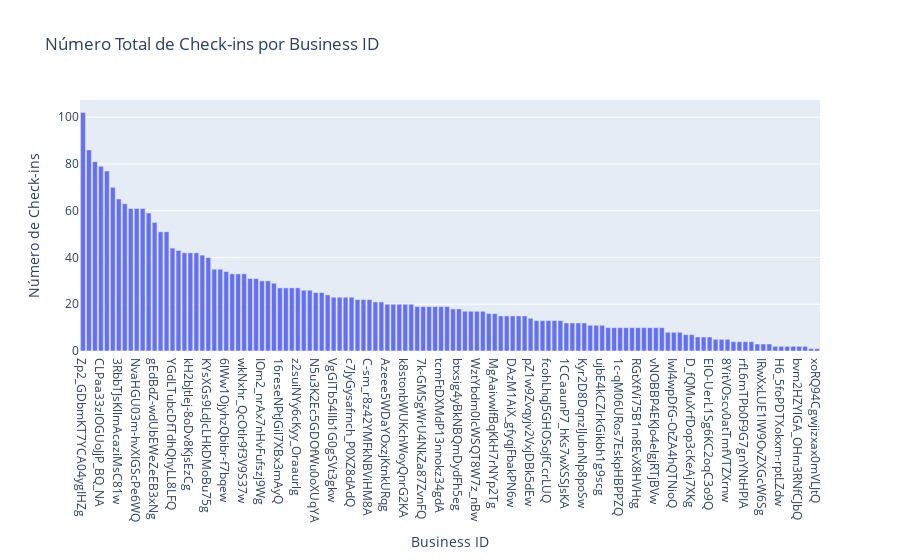

The cell this chart's notebook holds for it:
### Markdown cell above
Soponemos que debido al dolar, bajo el nivel de chekins, ya que era caro vacacionar en EEUU.

### Code cell
# Calcular el número total de check-ins por negocio
checkins_per_business = filtered_df.groupby('business_id')['date'].count().reset_index()

# Crear el gráfico interactivo de barras con Plotly
fig = px.bar(checkins_per_business, x='business_id', y='date', title='Número Total de Check-ins por Business ID')
fig.update_xaxes(categoryorder='total descending')  # Ordenar las barras por el total descendente
fig.update_layout(xaxis_title='Business ID', yaxis_title='Número de Check-ins')
fig.show()

### Figure 1 — Plotly figure (JSON) as saved in the notebook; plotly's stock layout.template omitted (floating-point values rounded to 4 significant figures)
{"data": [{"alignmentgroup": "True", "hovertemplate": "business_id=%{x}<br>date=%{y}<extra></extra>", "legendgroup": "", "marker": {"color": "#636efa", "pattern": {"shape": ""}}, "name": "", "offsetgroup": "", "orientation": "v", "showlegend": false, "textposition": "auto", "type": "bar", "x": ["--eBbs3HpZYIym5pEw8Qdw", "-Thb5brv1ARwIa0j5HHBeA", "-w-Y_iAwyFgaj-O4Sc9xvw", "16reseNPtJGil7XBx3mAyQ", "1CCaaunP7_hKs7wXSSJsKA", "1L295h7W__0Ofs3tIXjI-w", "1c-qM06URos7EskpHBPPZQ", "2GsqaQGFZfqjEU7nau7vfg", "2nNrr5KamJ3BodzqtOvMwg", "3-69Zp0UWQafow9ilWDjvA", "34XP8VKP7nzw3jnd0pWaPw", "3RbbTJsKllmAcaziMsC81w", "3SUtD_5ZVlb9iGqJNbKLiQ", "3WHcQlBTNA8aP0kVNR5MzQ", "3YWVle2IalnDWQ7TF_q29A", "4W38r716n6ZBajtzL66Jew", "5-ZJE7qEtgGzypWNs9ausA", "61LzSAq8Y26U3xnnxqqRPA", "6gDwEX2rOncUDQC75nu_pA", "6lWw1OjyhzQbibr-f7bqew", "6oP1vO91nKVG35VmM-fphQ", "7F4G6k_v3rB6kgGi_azx7A", "7YB0Vgi67h_dsxTI1ErVtA", "7b1Q94_vAlhoxalOB16bOg", "7k-GMSgWrU4NkZa87ZvnFQ", "87UBfiH8EftEL4SLzZcFFg", "8EnjHnmackxchmoQee99zw", "8GGpmSmCey7K6JP5eXJScg", "8N4moq96N16VxvlwSq4i5Q", "8YitVOscv0atTmfVTZXrnw", "8kj5wW4_4fRjRHBntfHTag", "8neVKoaCGlOJlW9dstnNzQ", "9glHMq7pkeH0mQ41LNuyIA", "ALqsok4gwNEVxL5GglXAEA", "Azeee5WDaYOxzjKtnkURqg", "By9Qq0NRFkE8Cb_m1lBh8g", "C-sm_r8z42YMFkNBViHM8A", "CLPaa33zlOGUoJjP_BQ_NA", "DAzM1AiX_gfyqjFbakPN6w", "D_fQMuXrfDop3cKeAj7XKg", "E6G59qYgnP4p8QmWz-fjWg", "ElO-UerL1Sg6KC2oqC3o9Q", "Gpf61fcPpeUgnG0aMEbhoQ", "GrApaWj9j6zFQmBMZetWjA", "GvgLd-yCE50BTyaW5yKwwQ", "H6_5foPDTXokxm-rptLZdw", "I39uvHCyLF4q2mkZAGu-lw", "ILCgMRAQP4Or5HVW4Qx9Xw", "IOm2_nrAx7nHvFufszj9Wg", "IRwXxLUE1lW9OvZXGcW6Sg", "IwI4wpDfG-OtZA4hQTNioQ", "J86LJtszDf3saL0B51W_xw", "KYsXGs9LdJcLHkDMoBu75g", "Kyr2D8DqnzlJubnNp8poSw", "L1i13JBm7lJwBylDccQrgw", "MgAaivwlfBqKkH7rNYp2Tg", "N5u3K2Ec5GDOfWu0oXUqYA", "NvaHGU03m-hvXIGScPe6WQ", "Nz_FSXFlkWkd3sWWkQdLJA", "OBnGgsK3uKoGcgyogMREvA", "OUECb_njmGutp0mVLZ6krw", "OXlI1vJqFk874elfVY8OAw", "OevgFa-maNijC2anmt1_mQ", "OqG-r8_91lZMJ_QxUP5RCA", "PWkvPO5LKBoLPvha3rxMHg", "QM6ydur0eyQxrrUYF__XMQ", "RGtXfVi75B1m8EvX8HVHtg", "RIi9_NoeQ2gjqW_8HW0PYw", "RJiepHovHAZFZPMVSVsjpA", "SqE1V_zkgKsVraWsIt5-CA", "U_wKqFYSpD8D3CBl7e8ENA", "UglPQH9cej01pfSj_Ibz1g", "VgGITb54IIb1G0gSVt3gkw", "WpfXYtBebEcTA_8O8kyD9g", "WztYbdm0lcWSQT8W7z_nBw", "XWmg4BfYkZcT4E9iNmnycg", "XuC0WlUNm7IKzyoAQIw-7A", "YGdLTubcDfTdhQhyLL8LFQ", "YT5CjacTllBtvMaMJS3IbA", "YlgUOEWxxWrYt_ZVqHYsXA", "ZlSf82FO5SH-KXM5O6nglA", "Zp2_GDbmKT7YCA04ygIHZg", "birP5Vv97kwnyy1Wi7nQ6w", "btxsig4yBkNBQmDydFh5eg", "bvm2HZYlGA_OHm3RNfCJbQ", "c7JyGysafmch_P0XZ8dAdQ", "cFeXqNg2amGG9qb6tQYsZQ", "dc4Ikj6vYT3FaK41RbQbTA", "e9fy4esJqK8JcmlXZF4oeg", "eQZjFI68oc4dETtLgL6AxQ", "fcohLhqJ5GHOSoJfCcrLUQ", "g6gtGk8jTdlT1e-IW-NBSQ", "g7gvaY6Sq28EZhPeK6zcmg", "gEdBdZ-wdUbEWeZeEB3xNg", "jSLfrFv9_A_kIBaHdoGggg", "jVtoisBOkIE0xCEkrGaA3w", "k8stonbWUKchWoyQnrG2KA", "kH2bJtlej-8oDv8KjsEzCg", "kNsBF2nBLAA1oUqJwN9TgQ", "kwPVrYzSAGluOXWZ8dLC1Q", "l4sOZLkxQekdzryZGdtvKQ", "m1zQ2DhBg0hrTco5xYnwTw", "pAgtmlIGqFYaWdBoCUeitw", "pZ1w9Zvqyjv2VxjDBk5dEw", "qm4CUb96KIa2Qv7w6U_ZYQ", "r3If7d4wAvYIbltQft11Zw", "rfL6mTPb0F9G7gnYNtHPIA", "sNyeqSoXKH84Qdtr_-jwhw", "siJ11S7P5TDPZ-b2VliUvw", "tIrYpQ8I6gh1FhhqYU-Ttg", "tcmFtDXMdP13nnokz34gdA", "ujbE4kCZIrkGikbh1g9scg", "v0bxe65xGR2s2j9S8knxFw", "vDXMGgnANH3eJixQ4aG7eQ", "vGWd9h3YlkHTLbOd29io2A", "vNOBBP4EKJo4elgjRTjBVw", "vfOFJnfAmjc7_geqA2xUQg", "vhKv74jPIBW7rsSr1BBTag", "wVGeGxHHUMm4EgzAprLKAw", "wkNxhr_QcOtIr9f3V9S37w", "xV32Y7jne4duaM3H_r_ryQ", "xoRQ94Cgwjizxax0mVLJtQ", "yHiSd7SxMI7UiBxqnTUWTA", "z2suiNYy6cKyy_Oraaurlg"], "xaxis": "x", "y": [10, 4, 10, 27, 12, 15, 10, 42, 8, 41, 5, 65, 10, 19, 5, 24, 11, 26, 22, 34, 22, 12, 6, 7, 19, 61, 17, 21, 6, 5, 3, 18, 15, 26, 20, 2, 22, 79, 15, 7, 16, 6, 43, 35, 12, 2, 10, 27, 30, 3, 8, 77, 40, 12, 33, 16, 25, 61, 25, 15, 19, 2, 86, 61, 3, 17, 10, 35, 20, 8, 2, 13, 23, 23, 17, 1, 29, 44, 23, 20, 4, 102, 51, 18, 2, 23, 2, 31, 13, 11, 13, 59, 27, 55, 19, 10, 20, 42, 13, 33, 17, 51, 70, 14, 13, 42, 4, 30, 4, 81, 19, 11, 31, 19, 10, 10, 10, 20, 21, 33, 63, 1, 15, 27], "yaxis": "y"}], "layout": {"barmode": "relative", "legend": {"tracegroupgap": 0}, "title": {"text": "Número Total de Check-ins por Business ID"}, "xaxis": {"anchor": "y", "categoryorder": "total descending", "domain": [0, 1], "title": {"text": "Business ID"}}, "yaxis": {"anchor": "x", "domain": [0, 1], "title": {"text": "Número de Check-ins"}}}}
